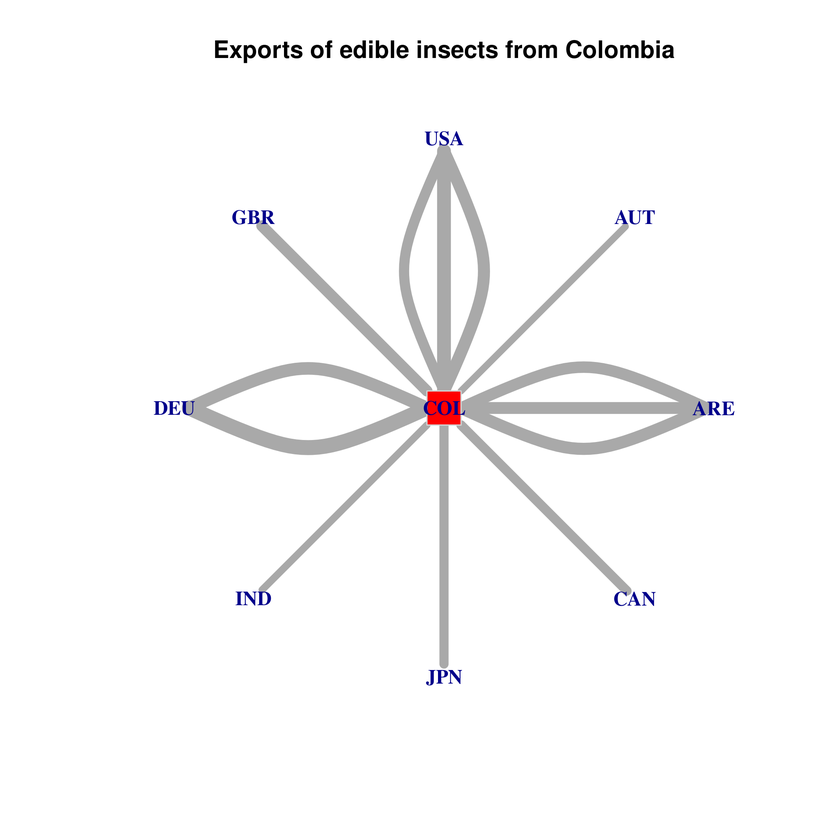
#> input picture FS1.png, 840 x 840 px, shrunk from 2100 x 2100 before the run, found by its file name
$ jupyter execute MergedEgocentricNetworks.ipynb
#> lines starting #> are read from the running program, lines starting #| are printed output that depends on the picture
[cell 1]
import cv2
from matplotlib import pyplot as plt

# Create a figure
fig = plt.figure(figsize=(10,  7))

# Define the number of rows and columns for the grid
rows =  1
columns =  6

# Paths to the PNG files
image_paths = ['FS1.png', 'FS2.png', 'FS3.png', 'FS4.png', 'FS5.png']

# Read and display images in a grid
for index, image_path in enumerate(image_paths):
    img = cv2.imread(image_path)
#> img is the input picture: shape (840, 840, 3); mean B, G, R 249, 248.7, 249
    plt.subplot(rows, columns, index+1)
    plt.imshow(cv2.cvtColor(img, cv2.COLOR_BGR2RGB))  # Convert BGR to RGB
    plt.axis('off')


plt.savefig('combined_images.png', dpi=300, bbox_inches='tight')
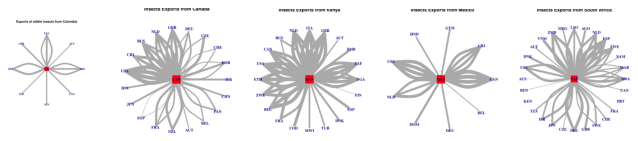
#> figure drawn by matplotlib, 5 panels

# Show the figure
plt.show()
